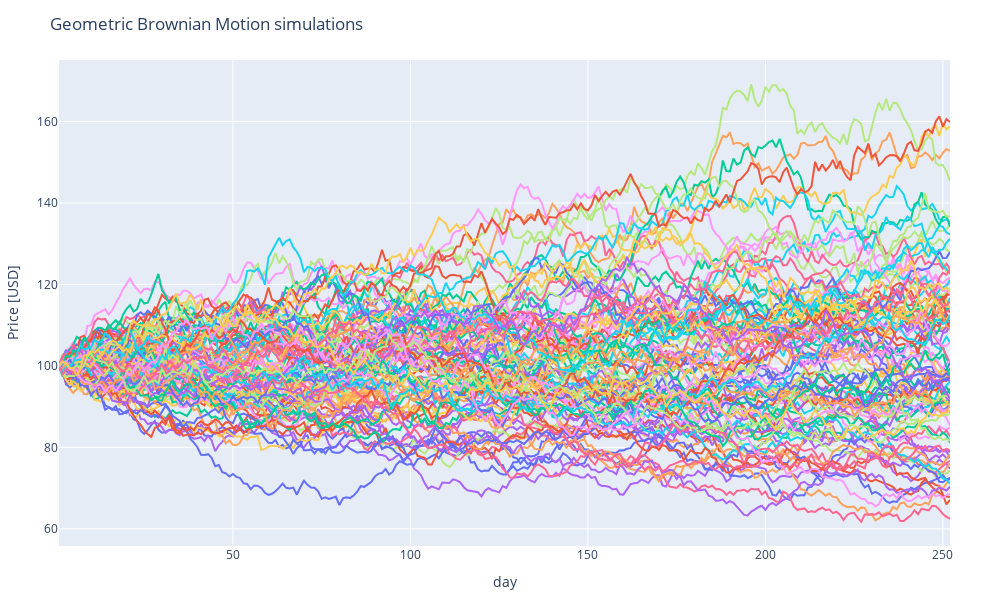

Notebook code cell kept with this figure:
### Code cell
VecPlot = Array{GenericTrace{Dict{Symbol, Any}}}( undef, paths )
for i=1:paths
    VecPlot[i]=PlotlyJS.scatter(;x=1:N, y=S[i,:])
end
layout=Layout(title="Geometric Brownian Motion simulations",
              yaxis_title="Price [USD]", xaxis_title="day",
              showlegend=false,width=1000, height=600,)
GBM_Plot=PlotlyJS.plot(VecPlot, layout)
#PlotlyJS.savefig(GBM_Plot, "figures/Paths.pdf", width=950, height=450)

### Figure 1 — Plotly figure (JSON) as saved in the notebook; plotly's stock layout.template omitted (floating-point values rounded to 4 significant figures; data arrays with more than 128 entries replaced by an {"elided": "..."} marker saying what was removed)
{"data": [{"type": "scatter", "x": {"elided": "252 int values"}, "y": {"elided": "252 float values"}}, {"type": "scatter", "x": {"elided": "252 int values"}, "y": {"elided": "252 float values"}}, {"type": "scatter", "x": {"elided": "252 int values"}, "y": {"elided": "252 float values"}}, {"type": "scatter", "x": {"elided": "252 int values"}, "y": {"elided": "252 float values"}}, {"type": "scatter", "x": {"elided": "252 int values"}, "y": {"elided": "252 float values"}}, {"type": "scatter", "x": {"elided": "252 int values"}, "y": {"elided": "252 float values"}}, {"type": "scatter", "x": {"elided": "252 int values"}, "y": {"elided": "252 float values"}}, {"type": "scatter", "x": {"elided": "252 int values"}, "y": {"elided": "252 float values"}}, {"type": "scatter", "x": {"elided": "252 int values"}, "y": {"elided": "252 float values"}}, {"type": "scatter", "x": {"elided": "252 int values"}, "y": {"elided": "252 float values"}}, {"type": "scatter", "x": {"elided": "252 int values"}, "y": {"elided": "252 float values"}}, {"type": "scatter", "x": {"elided": "252 int values"}, "y": {"elided": "252 float values"}}, {"type": "scatter", "x": {"elided": "252 int values"}, "y": {"elided": "252 float values"}}, {"type": "scatter", "x": {"elided": "252 int values"}, "y": {"elided": "252 float values"}}, {"type": "scatter", "x": {"elided": "252 int values"}, "y": {"elided": "252 float values"}}, {"type": "scatter", "x": {"elided": "252 int values"}, "y": {"elided": "252 float values"}}, {"type": "scatter", "x": {"elided": "252 int values"}, "y": {"elided": "252 float values"}}, {"type": "scatter", "x": {"elided": "252 int values"}, "y": {"elided": "252 float values"}}, {"type": "scatter", "x": {"elided": "252 int values"}, "y": {"elided": "252 float values"}}, {"type": "scatter", "x": {"elided": "252 int values"}, "y": {"elided": "252 float values"}}, {"type": "scatter", "x": {"elided": "252 int values"}, "y": {"elided": "252 float values"}}, {"type": "scatter", "x": {"elided": "252 int values"}, "y": {"elided": "252 float values"}}, {"type": "scatter", "x": {"elided": "252 int values"}, "y": {"elided": "252 float values"}}, {"type": "scatter", "x": {"elided": "252 int values"}, "y": {"elided": "252 float values"}}, {"type": "scatter", "x": {"elided": "252 int values"}, "y": {"elided": "252 float values"}}, {"type": "scatter", "x": {"elided": "252 int values"}, "y": {"elided": "252 float values"}}, {"type": "scatter", "x": {"elided": "252 int values"}, "y": {"elided": "252 float values"}}, {"type": "scatter", "x": {"elided": "252 int values"}, "y": {"elided": "252 float values"}}, {"type": "scatter", "x": {"elided": "252 int values"}, "y": {"elided": "252 float values"}}, {"type": "scatter", "x": {"elided": "252 int values"}, "y": {"elided": "252 float values"}}, {"type": "scatter", "x": {"elided": "252 int values"}, "y": {"elided": "252 float values"}}, {"type": "scatter", "x": {"elided": "252 int values"}, "y": {"elided": "252 float values"}}, {"type": "scatter", "x": {"elided": "252 int values"}, "y": {"elided": "252 float values"}}, {"type": "scatter", "x": {"elided": "252 int values"}, "y": {"elided": "252 float values"}}, {"type": "scatter", "x": {"elided": "252 int values"}, "y": {"elided": "252 float values"}}, {"type": "scatter", "x": {"elided": "252 int values"}, "y": {"elided": "252 float values"}}, {"type": "scatter", "x": {"elided": "252 int values"}, "y": {"elided": "252 float values"}}, {"type": "scatter", "x": {"elided": "252 int values"}, "y": {"elided": "252 float values"}}, {"type": "scatter", "x": {"elided": "252 int values"}, "y": {"elided": "252 float values"}}, {"type": "scatter", "x": {"elided": "252 int values"}, "y": {"elided": "252 float values"}}, {"type": "scatter", "x": {"elided": "252 int values"}, "y": {"elided": "252 float values"}}, {"type": "scatter", "x": {"elided": "252 int values"}, "y": {"elided": "252 float values"}}, {"type": "scatter", "x": {"elided": "252 int values"}, "y": {"elided": "252 float values"}}, {"type": "scatter", "x": {"elided": "252 int values"}, "y": {"elided": "252 float values"}}, {"type": "scatter", "x": {"elided": "252 int values"}, "y": {"elided": "252 float values"}}, {"type": "scatter", "x": {"elided": "252 int values"}, "y": {"elided": "252 float values"}}, {"type": "scatter", "x": {"elided": "252 int values"}, "y": {"elided": "252 float values"}}, {"type": "scatter", "x": {"elided": "252 int values"}, "y": {"elided": "252 float values"}}, {"type": "scatter", "x": {"elided": "252 int values"}, "y": {"elided": "252 float values"}}, {"type": "scatter", "x": {"elided": "252 int values"}, "y": {"elided": "252 float values"}}, {"type": "scatter", "x": {"elided": "252 int values"}, "y": {"elided": "252 float values"}}, {"type": "scatter", "x": {"elided": "252 int values"}, "y": {"elided": "252 float values"}}, {"type": "scatter", "x": {"elided": "252 int values"}, "y": {"elided": "252 float values"}}, {"type": "scatter", "x": {"elided": "252 int values"}, "y": {"elided": "252 float values"}}, {"type": "scatter", "x": {"elided": "252 int values"}, "y": {"elided": "252 float values"}}, {"type": "scatter", "x": {"elided": "252 int values"}, "y": {"elided": "252 float values"}}, {"type": "scatter", "x": {"elided": "252 int values"}, "y": {"elided": "252 float values"}}, {"type": "scatter", "x": {"elided": "252 int values"}, "y": {"elided": "252 float values"}}, {"type": "scatter", "x": {"elided": "252 int values"}, "y": {"elided": "252 float values"}}, {"type": "scatter", "x": {"elided": "252 int values"}, "y": {"elided": "252 float values"}}, {"type": "scatter", "x": {"elided": "252 int values"}, "y": {"elided": "252 float values"}}, {"type": "scatter", "x": {"elided": "252 int values"}, "y": {"elided": "252 float values"}}, {"type": "scatter", "x": {"elided": "252 int values"}, "y": {"elided": "252 float values"}}, {"type": "scatter", "x": {"elided": "252 int values"}, "y": {"elided": "252 float values"}}, {"type": "scatter", "x": {"elided": "252 int values"}, "y": {"elided": "252 float values"}}, {"type": "scatter", "x": {"elided": "252 int values"}, "y": {"elided": "252 float values"}}, {"type": "scatter", "x": {"elided": "252 int values"}, "y": {"elided": "252 float values"}}, {"type": "scatter", "x": {"elided": "252 int values"}, "y": {"elided": "252 float values"}}, {"type": "scatter", "x": {"elided": "252 int values"}, "y": {"elided": "252 float values"}}, {"type": "scatter", "x": {"elided": "252 int values"}, "y": {"elided": "252 float values"}}, {"type": "scatter", "x": {"elided": "252 int values"}, "y": {"elided": "252 float values"}}, {"type": "scatter", "x": {"elided": "252 int values"}, "y": {"elided": "252 float values"}}, {"type": "scatter", "x": {"elided": "252 int values"}, "y": {"elided": "252 float values"}}, {"type": "scatter", "x": {"elided": "252 int values"}, "y": {"elided": "252 float values"}}, {"type": "scatter", "x": {"elided": "252 int values"}, "y": {"elided": "252 float values"}}, {"type": "scatter", "x": {"elided": "252 int values"}, "y": {"elided": "252 float values"}}, {"type": "scatter", "x": {"elided": "252 int values"}, "y": {"elided": "252 float values"}}, {"type": "scatter", "x": {"elided": "252 int values"}, "y": {"elided": "252 float values"}}, {"type": "scatter", "x": {"elided": "252 int values"}, "y": {"elided": "252 float values"}}, {"type": "scatter", "x": {"elided": "252 int values"}, "y": {"elided": "252 float values"}}, {"type": "scatter", "x": {"elided": "252 int values"}, "y": {"elided": "252 float values"}}, {"type": "scatter", "x": {"elided": "252 int values"}, "y": {"elided": "252 float values"}}, {"type": "scatter", "x": {"elided": "252 int values"}, "y": {"elided": "252 float values"}}, {"type": "scatter", "x": {"elided": "252 int values"}, "y": {"elided": "252 float values"}}, {"type": "scatter", "x": {"elided": "252 int values"}, "y": {"elided": "252 float values"}}, {"type": "scatter", "x": {"elided": "252 int values"}, "y": {"elided": "252 float values"}}, {"type": "scatter", "x": {"elided": "252 int values"}, "y": {"elided": "252 float values"}}, {"type": "scatter", "x": {"elided": "252 int values"}, "y": {"elided": "252 float values"}}, {"type": "scatter", "x": {"elided": "252 int values"}, "y": {"elided": "252 float values"}}, {"type": "scatter", "x": {"elided": "252 int values"}, "y": {"elided": "252 float values"}}, {"type": "scatter", "x": {"elided": "252 int values"}, "y": {"elided": "252 float values"}}, {"type": "scatter", "x": {"elided": "252 int values"}, "y": {"elided": "252 float values"}}, {"type": "scatter", "x": {"elided": "252 int values"}, "y": {"elided": "252 float values"}}, {"type": "scatter", "x": {"elided": "252 int values"}, "y": {"elided": "252 float values"}}, {"type": "scatter", "x": {"elided": "252 int values"}, "y": {"elided": "252 float values"}}, {"type": "scatter", "x": {"elided": "252 int values"}, "y": {"elided": "252 float values"}}, {"type": "scatter", "x": {"elided": "252 int values"}, "y": {"elided": "252 float values"}}, {"type": "scatter", "x": {"elided": "252 int values"}, "y": {"elided": "252 float values"}}, {"type": "scatter", "x": {"elided": "252 int values"}, "y": {"elided": "252 float values"}}, {"type": "scatter", "x": {"elided": "252 int values"}, "y": {"elided": "252 float values"}}], "layout": {"height": 600, "margin": {"b": 50, "l": 50, "r": 50, "t": 60}, "showlegend": false, "title": "Geometric Brownian Motion simulations", "width": 1000, "xaxis": {"title": {"text": "day"}}, "yaxis": {"title": {"text": "Price [USD]"}}}}
